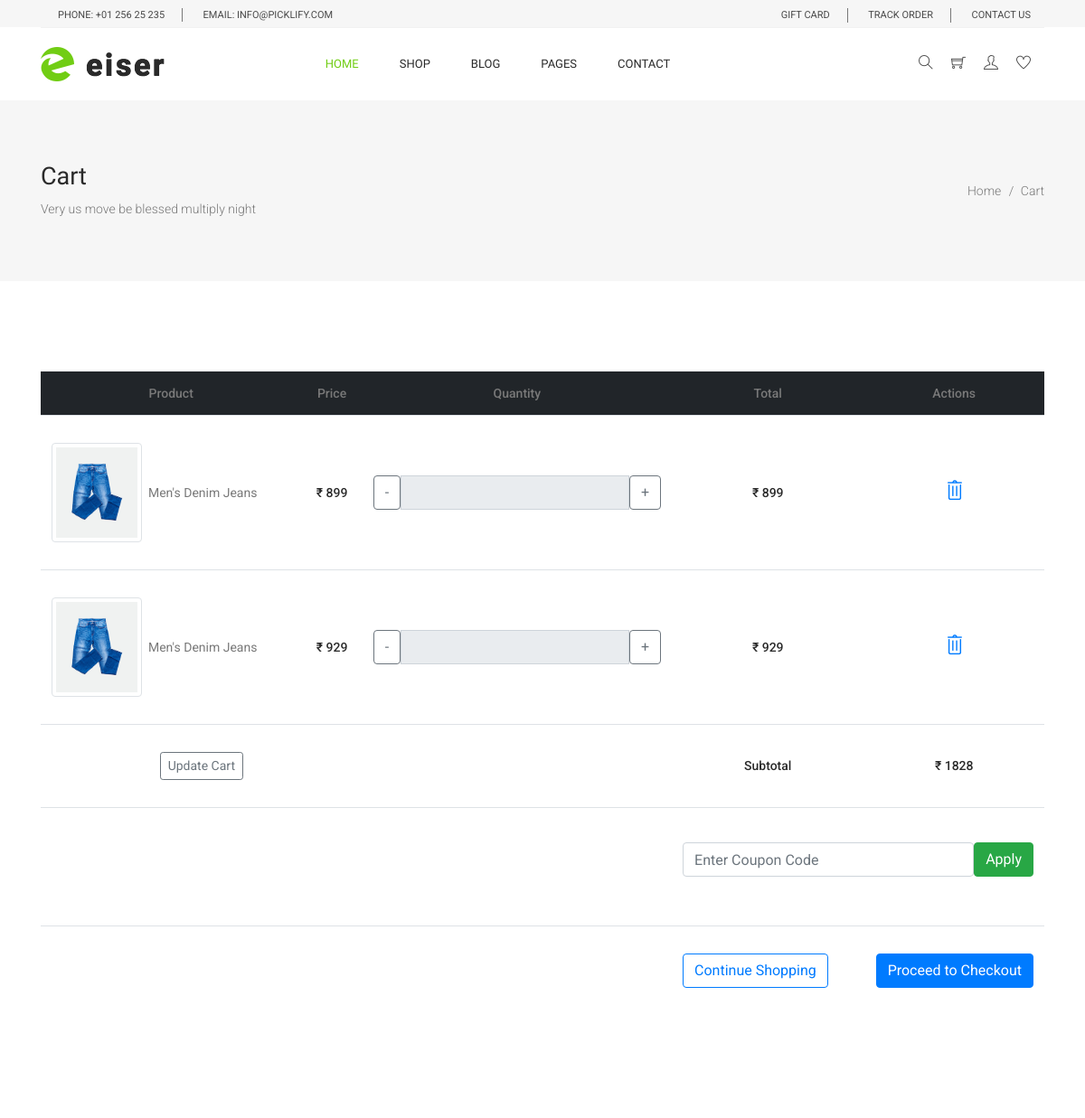
The page /accounts/cart/ (signed in, upper part) on the database as committed earlier.
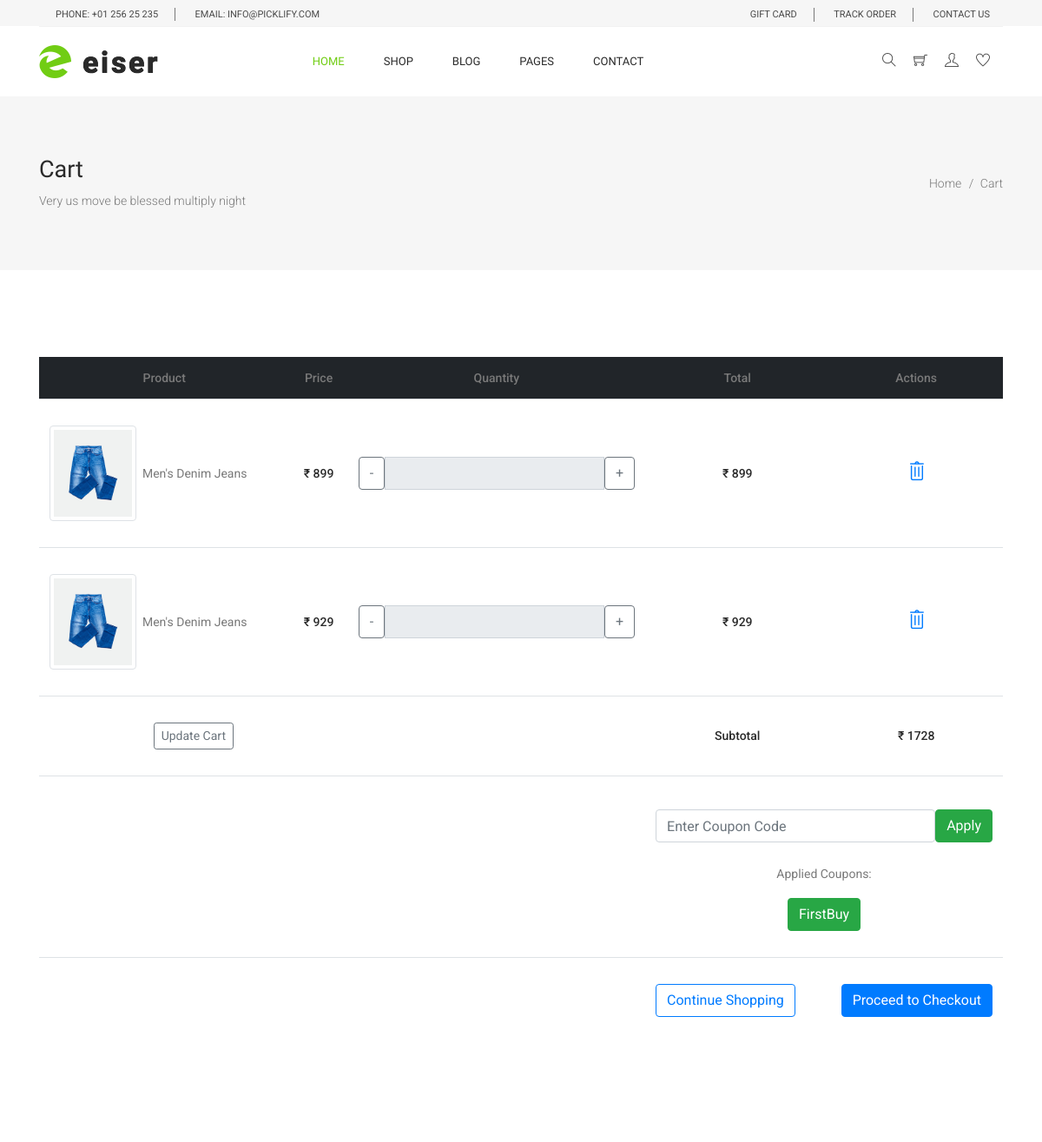
The same page on the database as committed later.
### accounts/models.py (models this page shows)
class Cart(BaseModel):
    user = models.ForeignKey(User , on_delete=models.CASCADE, related_name='carts')
    coupon = models.ForeignKey(Coupon, on_delete=models.SET_NULL, null=True, blank=True)
    is_paid = models.BooleanField(default=False)
    def get_cart_total(self):
        cart_items = self.cart_items.all()
        price = []
        for cart_item in cart_items:
            price.append(cart_item.product.price)
            if cart_item.color_variant:
                color_variant_price = cart_item.color_variant.price
                price.append(color_variant_price)
            if cart_item.size_variant:
                size_variant_price = cart_item.size_variant.price
                price.append(size_variant_price)
        if self.coupon:
            if self.coupon.minimum_amount < sum(price):
                return sum(price) - self.coupon.discount_price
        return sum(price)

class CartItems(BaseModel):
    cart = models.ForeignKey(Cart , on_delete=models.CASCADE, related_name='cart_items')
    product = models.ForeignKey(Product, on_delete=models.SET_NULL, null=True, blank=True)
    color_variant = models.ForeignKey(ColorVariant, on_delete=models.SET_NULL, null=True, blank=True)
    size_variant = models.ForeignKey(SizeVariant, on_delete=models.SET_NULL, null=True, blank=True)
    def get_product_price(self):
        price = [self.product.price]
        if self.color_variant:
            color_variant_price = self.color_variant.price
            price.append(color_variant_price)
        if self.size_variant:
            size_variant_price = self.size_variant.price
            price.append(size_variant_price)
        return sum(price)

### products/models.py (models this page shows, shortened)
class Product(BaseModel):
    product_name = models.CharField(max_length=100)
    slug = models.SlugField(unique=True, null=True, blank=True)
    category = models.ForeignKey(Category, on_delete=models.CASCADE, related_name="products")
    price = models.IntegerField()
    product_description = models.TextField()
    color_variant = models.ManyToManyField(ColorVariant, blank=True)
    size_variant = models.ManyToManyField(SizeVariant, blank=True)

class SizeVariant(BaseModel):
    size_name = models.CharField(max_length=100)
    price = models.IntegerField(default=0)

class ColorVariant(BaseModel):
    color_name = models.CharField(max_length=100)
    price = models.IntegerField(default=0)

class Coupon(BaseModel):
    coupon_code = models.CharField(max_length=10)
    is_expired = models.BooleanField(default=False)
    discount_price = models.IntegerField(default=100)
    minimum_amount = models.IntegerField(default=500)

### accounts/views.py (the view, shortened to what this page needs)
# urls.py: path('cart/', cart, name="cart"),
def cart(request):
    cart = Cart.objects.filter(user=request.user, is_paid=False).first()
    if not cart:
        messages.warning(request, "Your cart is empty.")
        return redirect("home")  # Redirect to a relevant page
    cart_items = CartItems.objects.filter(cart=cart)
    context = {
        'cart': cart,
        'cart_items': cart_items,
        'coupon': cart.coupon
    }
    return render(request, 'cart/cart.html', context)

### templates/cart/cart.html (shortened to what the changed rows need)
{% extends 'base/base.html' %} {% load static %} {% block content %}
    <section class="banner_area">
      <div class="banner_inner d-flex align-items-center">
        <div class="container">
          <div
            class="banner_content d-md-flex justify-content-between align-items-center"
          >
            <div class="mb-3 mb-md-0">
              <h2>Cart</h2>
            </div>
          </div>
        </div>
      </div>
    </section>
    <section class="cart_area">
      <div class="container">
        <div class="cart_inner">
          <div class="table-responsive">
            <table class="table table-hover align-middle text-center">
              <thead class="table-dark">
                <tr>
                  <th scope="col">Product</th>
                  <th scope="col">Price</th>
                  <th scope="col">Quantity</th>
                  <th scope="col">Total</th>
                  <th scope="col">Actions</th>
                </tr>
              </thead>
              <tbody>
                <tr class="border-top">
                  <td>
                    {% if cart  %}
                      <h5 class="fw-bold" id="subtotal">₹&nbsp;{{cart.get_cart_total}}</h5>
                    {% else %}
                      <h5 class="fw-bold" id="subtotal">₹&nbsp;0</h5>
                    {% endif %}
                  </td>
                </tr>
              <tr>
                <td colspan="2">
                    <br/>
                    <div class="w-40">
                      {% if cart.coupon %}
                        <p>Applied Coupons:</p>
                        <a href="{% url "remove_coupon" cart.uid %}" class="btn btn-success">{{ cart.coupon.coupon_code }}</a>
                      {% endif %}
                    </div>
                </td>
              </tr>
              </tbody>
            </table>
          </div>
        </div>
      </div>
    </section>
{% endblock %}

Rows that differ between the two databases and show on the page:
changed Cart: get_cart_total "1828" → "1728"; coupon.coupon_code (not shown) → "FirstBuy"
Other text that changed with them:
text now shown: "Applied Coupons:"
